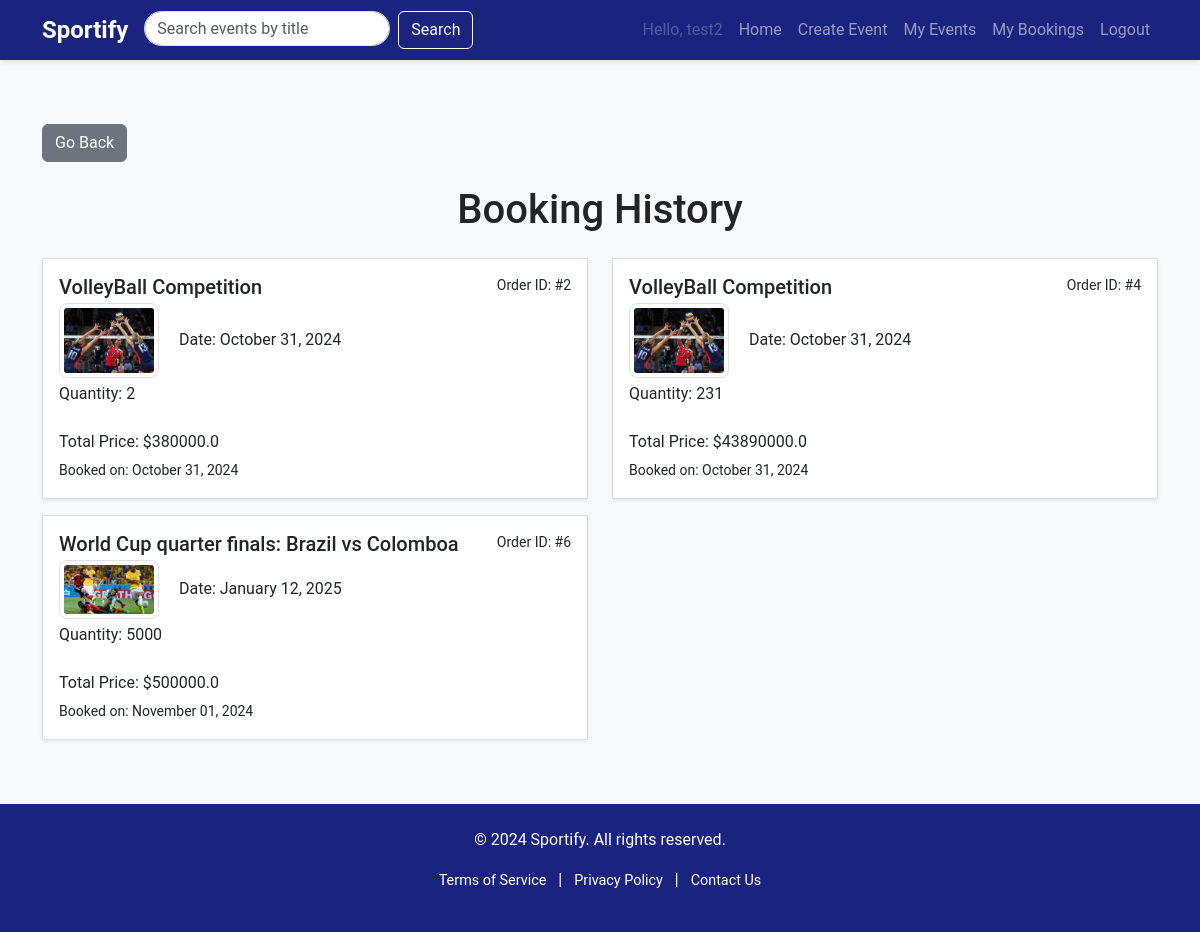
/event/booking_history (signed in), run on the app's committed database.
### website/models.py (models this page shows, shortened)
class User(db.Model, UserMixin):
    __tablename__ = 'users'
    id = db.Column(db.Integer, primary_key=True)
    username = db.Column(db.String(100), index=True, unique=True, nullable=False)
    firstname = db.Column(db.String(100), index=True, nullable=False)
    lastname = db.Column(db.String(100), index=True, nullable=False)
    emailid = db.Column(db.String(100), index=True, nullable=False)
    password_hash = db.Column(db.String(255), nullable=False)
    contact = db.Column(db.String(255), nullable=False)
    address = db.Column(db.String(150), nullable=False)
    comments = db.relationship('Comment', backref='user', lazy=True)
    order = db.relationship('Order', backref='user', lazy=True)

class Order(db.Model):
    __tablename__ = 'orders'
    id = db.Column(db.Integer, primary_key=True)
    quantity = db.Column(db.Integer, nullable = False)
    total_price = db.Column(db.Float, nullable = False)
    booked_date = db.Column(db.DateTime, default=datetime.now(), nullable=False)
    user_id = db.Column(db.Integer, db.ForeignKey("users.id"), nullable=False)
    event_id = db.Column(db.Integer, db.ForeignKey("events.id"), nullable=False)

class Event(db.Model):
    __tablename__ = 'events'
    id = db.Column(db.Integer, primary_key=True)
    name = db.Column(db.String(80), nullable=False)
    description = db.Column(db.Text, nullable=False)
    image = db.Column(db.String(150), nullable=False)  # Store path to the image
    price = db.Column(db.Integer, nullable=False)
    location = db.Column(db.String(150), nullable=False)
    datetime = db.Column(db.DateTime, nullable=False)
    capacity = db.Column(db.Integer, nullable=False)
    category = db.Column(db.String(50), nullable=False)
    status = db.Column(
        Enum(
            'Open', 'Inactive', 'Cancelled','Sold out', name='status of event'
        ),
        default='Open',
        nullable=False)
    user_id = db.Column(db.Integer, db.ForeignKey('users.id'), nullable=False)
    comments = db.relationship('Comment', backref='event', lazy=True)
    order = db.relationship('Order', backref='event', lazy=True)

### website/event.py (the view)
@eventbp.route('/booking_history')
@login_required
def booking_history():
    bookings = db.session.query(Order).filter_by(user_id=current_user.id).all()
    return render_template('event/booking-history.html', bookings=bookings)

### website/templates/event/booking-history.html (shortened to what this page needs)
{% extends "base.html" %}
{% block content %}
<main class="container my-5">
  <a href="{{ request.args.get('next') or url_for('main.index') }}" class="btn btn-secondary mt-3 mb-4">Go Back</a>
  <h1 class="text-center mb-4">Booking History</h1>
  <div class="row">
    {% if bookings %}
      {% for booking in bookings %}
        <div class="col-md-6">
          <div class="list-group-item mb-3 p-3 shadow-sm">
            <div class="d-flex w-100 justify-content-between">
              <h5 class="mb-1">{{ booking.event.name }}</h5>
              <small>Order ID: #{{ booking.id }}</small>
            </div>
            <p class="mb-1">
              <img src="{{ booking.event.image }}" alt="{{ booking.event.name }}" class="img-thumbnail me-3" width="100">
              Date: {{ booking.event.datetime.strftime('%B %d, %Y') }}
            </p>
            <p class="mb-1">
              Quantity: {{ booking.quantity}}
              <br>
              Total Price: ${{ booking.total_price }}
            </p>
            <small>Booked on: {{ booking.booked_date.strftime('%B %d, %Y') }}</small>
          </div>
        </div>
      {% endfor %}
    {% else %}
      <p class="text-center">No bookings found.</p>
    {% endif %}
  </div>
</main>
{% endblock %}

### website/templates/base.html (shortened to what this page needs)
<!DOCTYPE html>
<html lang="en">
<head>
    <link href="https://cdn.jsdelivr.net/npm/bootstrap@5.3.2/dist/css/bootstrap.min.css" rel="stylesheet">
    <link rel="stylesheet" href="{{ url_for('static', filename='style/main.css') }}">
</head>
<body>
    <header>
        <nav class="navbar navbar-expand-lg navbar-dark bg-primary">
            <div class="container">
                <a class="navbar-brand" href="{{ url_for('main.index') }}">Sportify</a>
                <form action="{{ url_for('event.search') }}" method="GET" class="d-flex ms-auto me-3">
                    <input class="form-control me-2" type="search" name="query" placeholder="Search events by title" aria-label="Search">
                    <button class="btn btn-outline-light" type="submit">Search</button>
                </form>
                <div class="collapse navbar-collapse" id="navbarNav">
                    <ul class="navbar-nav ms-auto">
                        {% if current_user.is_authenticated %}
                            <li class="nav-item"><a class="nav-link disabled" href="#">Hello, {{ current_user.username }}</a></li>
                            <li class="nav-item"><a class="nav-link" href="{{ url_for('main.index') }}">Home</a></li>
                            <li class="nav-item"><a class="nav-link" href="{{ url_for('event.create') }}">Create Event</a></li>
                            <li class="nav-item"><a class="nav-link" href="{{ url_for('event.my_events') }}">My Events</a></li>
                            <li class="nav-item"><a class="nav-link" href="{{ url_for('event.booking_history') }}">My Bookings</a></li>
                            <li class="nav-item"><a class="nav-link" href="{{ url_for('auth.logout') }}">Logout</a></li>
                        {% else %}
                            <li class="nav-item"><a class="nav-link" href="{{ url_for('auth.login') }}">Log in</a></li>
                        {% endif %}
                    </ul>
                </div>
            </div>
        </nav>
    </header>
    {% block content %}{% endblock %}
    <footer class="footer text-center py-4">
        <div class="container">
            <p>&copy; 2024 Sportify. All rights reserved.</p>
            <p>
                <a href="#" class="text-white">Terms of Service</a> |
                <a href="#" class="text-white">Privacy Policy</a> |
                <a href="#" class="text-white">Contact Us</a>
            </p>
        </div>
    </footer>
</body>
</html>

### website/static/style/main.css (style rules this page uses)
body { font-family: 'Roboto', sans-serif; background-color: #f8f9fa; }
.navbar { background-color: #1a237e !important; box-shadow: 0 2px 5px rgba(0, 0, 0, 0.1); height: 60px; }
.navbar-brand { font-weight: 700; font-size: 1.5rem; }
.navbar .form-control { border-radius: 20px; height: 35px; }
.footer { background-color: #1a237e; color: white; text-align: center; padding: 1rem; }
.footer a { color: white; text-decoration: none; padding: 0 8px; font-size: 0.9rem; }
.list-group-item { border: 1px solid #ddd; border-radius: 0.5rem; margin-bottom: 1rem; background-color: #ffffff; box-shadow: 0 4px 8px rgba(0, 0, 0, 0.1); }
.list-group-item img { border-radius: 0.5rem; }
.footer a { color: white; text-decoration: none; }

### data on the page
User: username "test2"
Order: event.name "VolleyBall Competition", id "2", event.image (picture), event.datetime "October 31, 2024", quantity "2", total_price "380000.0", booked_date "October 31, 2024"
Order: event.name "VolleyBall Competition", id "4", event.image (picture), event.datetime "October 31, 2024", quantity "231", total_price "43890000.0", booked_date "October 31, 2024"
Order: event.name "World Cup quarter finals: Brazil vs Colomboa", id "6", event.image (picture), event.datetime "January 12, 2025", quantity "5000", total_price "500000.0", booked_date "November 01, 2024"
